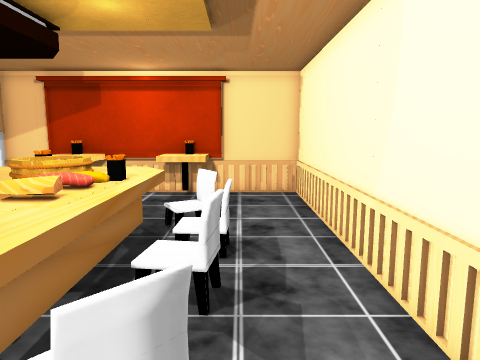
view 1 (above)

17 first-person views from a walk through a 3-D level made in the Unity game engine. The camera is 1.4 m above the floor, tilts 8° down and sees 70° across. The floor is counted in squares, 0.5 m on a side. Each view is taken from the middle of a square. On the plan, view 1 faces up. The plan holds only what a view shows up to about 20 squares ahead; the rest is blank. The place goes on beyond the plan. Some animated figures are left out. Door leaves are left out, so doorways stand open.

view 2
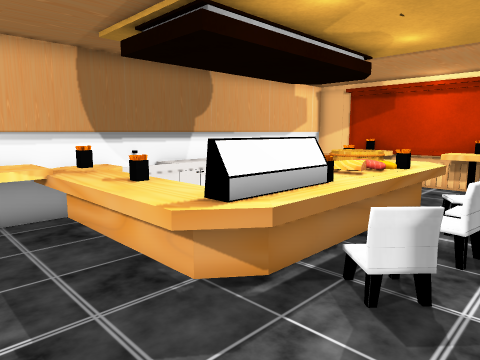

view 3
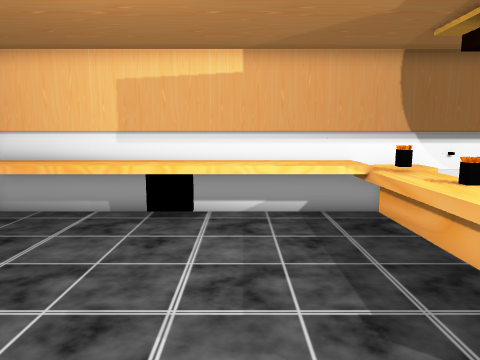

view 4
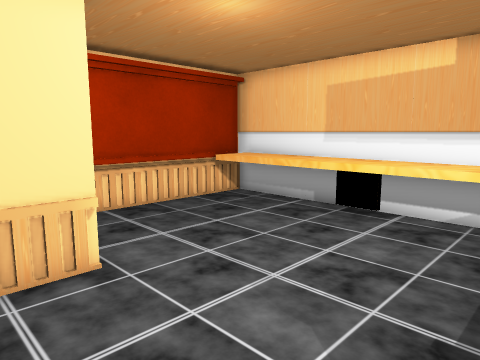

view 5
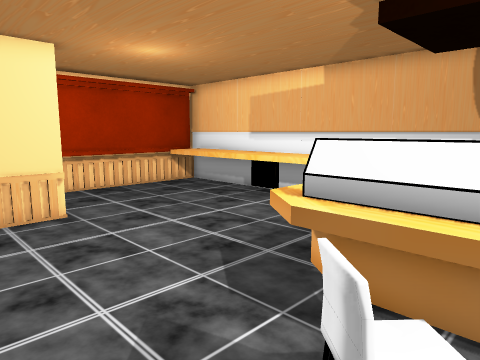

view 6
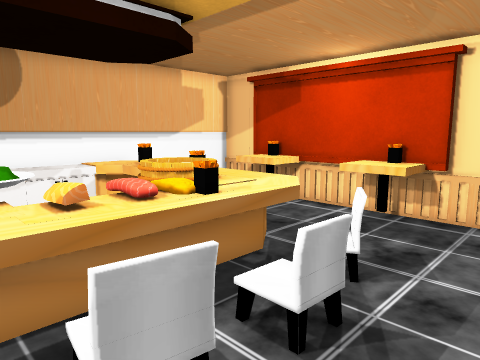

view 7
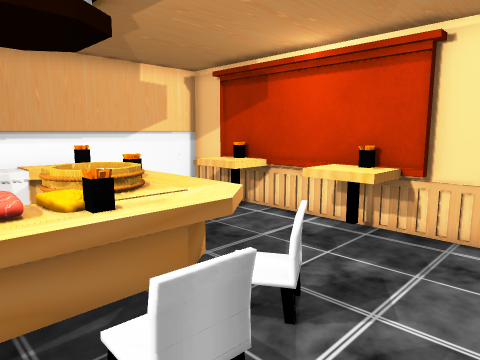

view 8
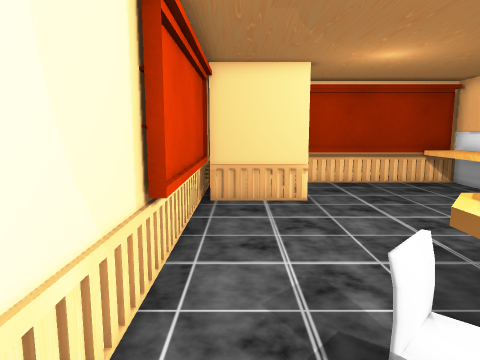

view 9
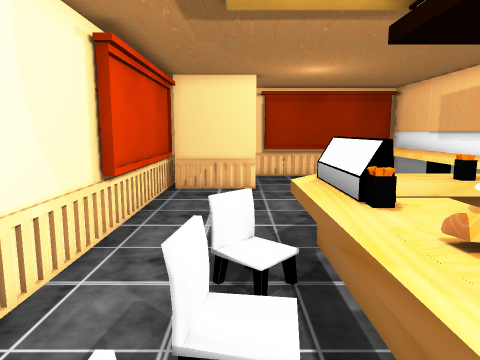

view 10
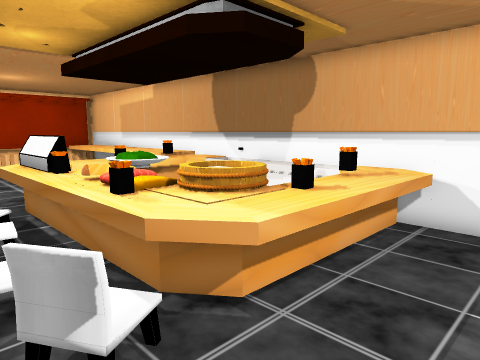

view 11
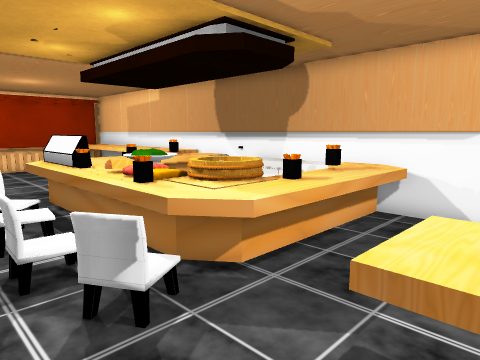

view 12
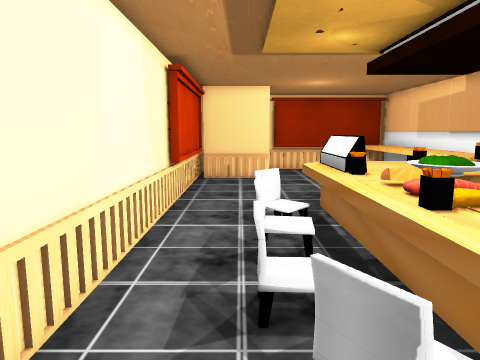

view 13
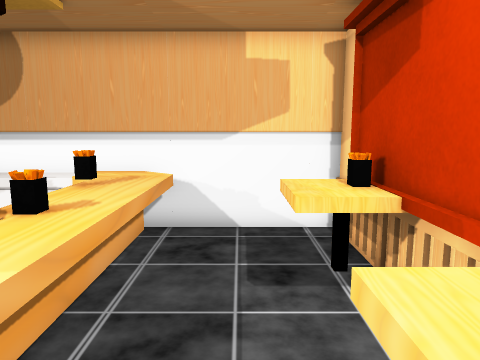

view 14
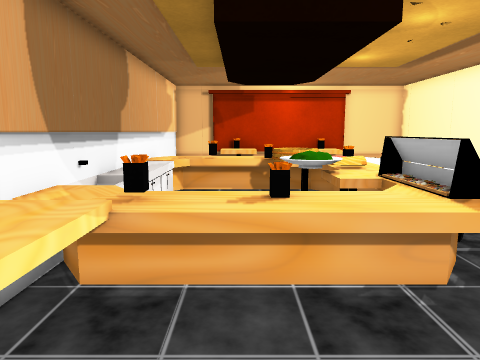

view 15
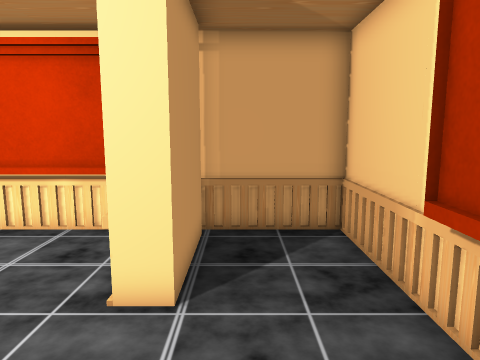

view 16
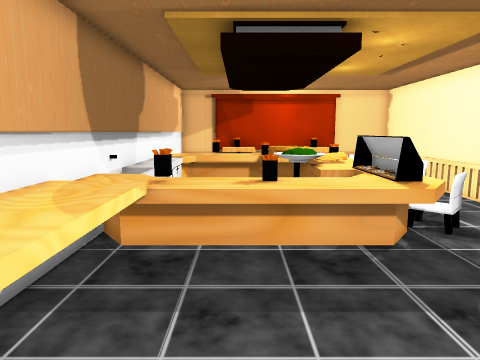

view 17
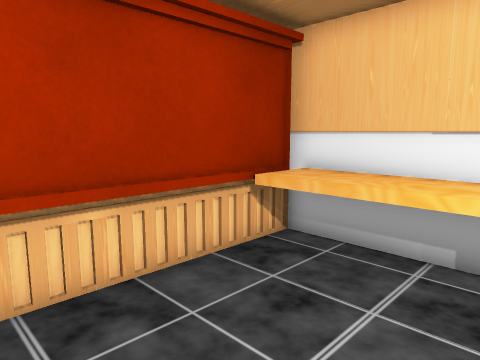

### Floor plan
Key: @ floor where view 1 was taken; # wall or solid block; . floor; D open door; = window, fence, low wall or low ledge; T table; C chair; O other object.
Columns run from 11 left of view 1 to 3 right of it. Each row starts with its distance up from view 1.
 16 ###############
 15 #..TTT==TTT...#
 14 #..TTT..TTT...#
 13 #.............#
 12 #.............#
 11 #OOOOOOOO.C...#
 10 #OOOOOTTOOO...#
  9 #OOOOOOO .....#
  8 #O   OO#OOO...#
  7 #O     TTO....#
  6 #O    OTTOO...#
  5 #O   OOTTOO...#
  4 #O   OTTTO....#
  3 #O    TTOOO...#
  2 #OO    OOOC...#
  1 #OOOOOOOOO....#
  0 #OOOOOOOO..@.##
 -1 #OO..........##
 -2 #OO..........#
 -3 #OO..........#
 -4 #OO..........#
 -5 #OO..........#
 -6 #OO..........#
 -7 #OO..........#
 -8 #OO......D#####
 -9 #OO......D#####
-10 #OO......D....#
-11 #OO......D....#
-12 #OO======.....#
-13 ###############

Positions as (right, up) in squares from view 1, and headings:
1: (0, 0), facing up
2: (1, -3), facing up-left
3: (1, -4), facing left
4: (1, -1), facing down-left
5: (2, 4), facing down-left
6: (2, 4), facing up-left
7: (2, 6), facing up-left
8: (1, 6), facing down
9: (-1, 9), facing down
10: (0, 14), facing down-left
11: (1, 15), facing down-left
12: (0, 13), facing down
13: (-1, 13), facing left
14: (-7, -5), facing up
15: (-7, -10), facing right
16: (-7, -7), facing up
17: (-3, -7), facing down-left
